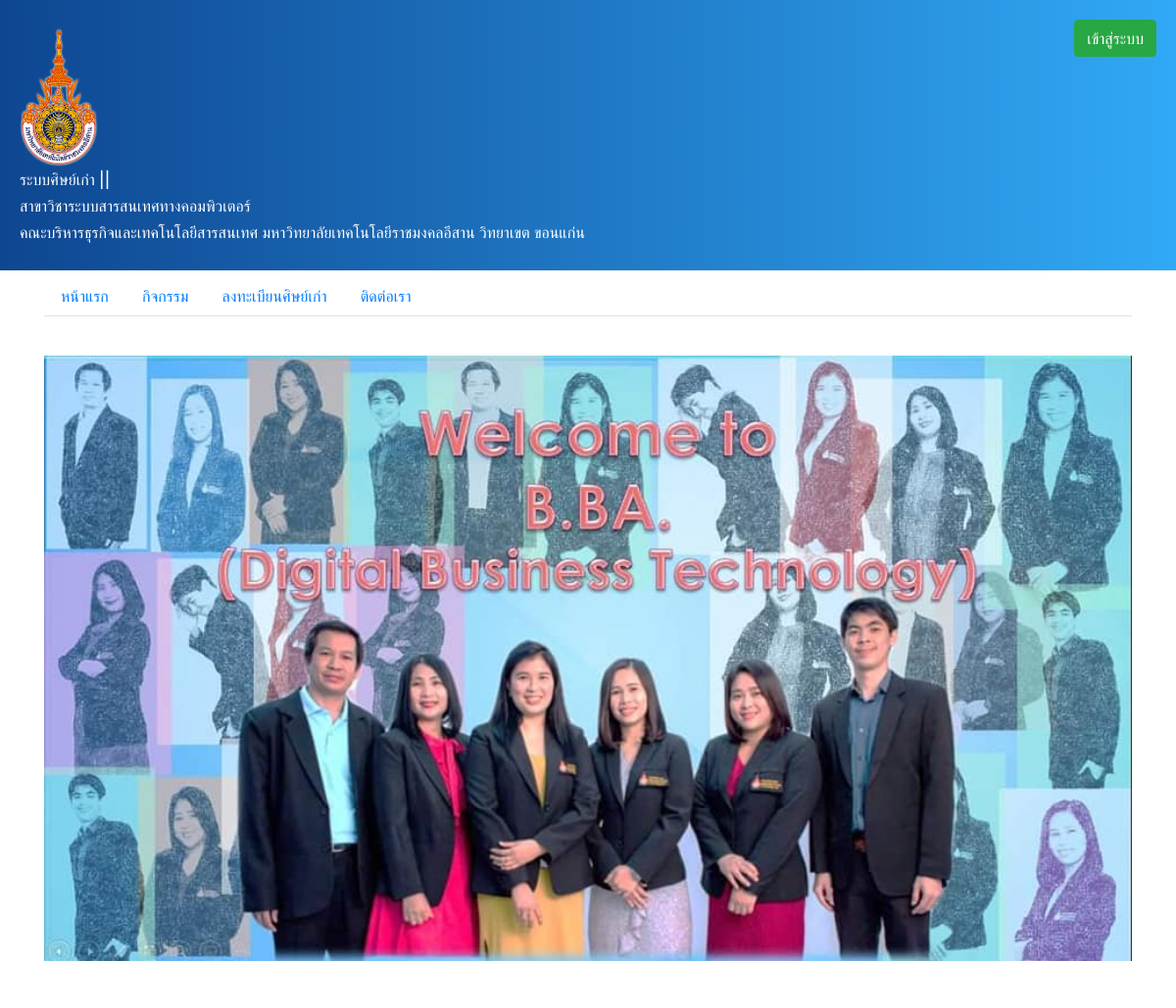
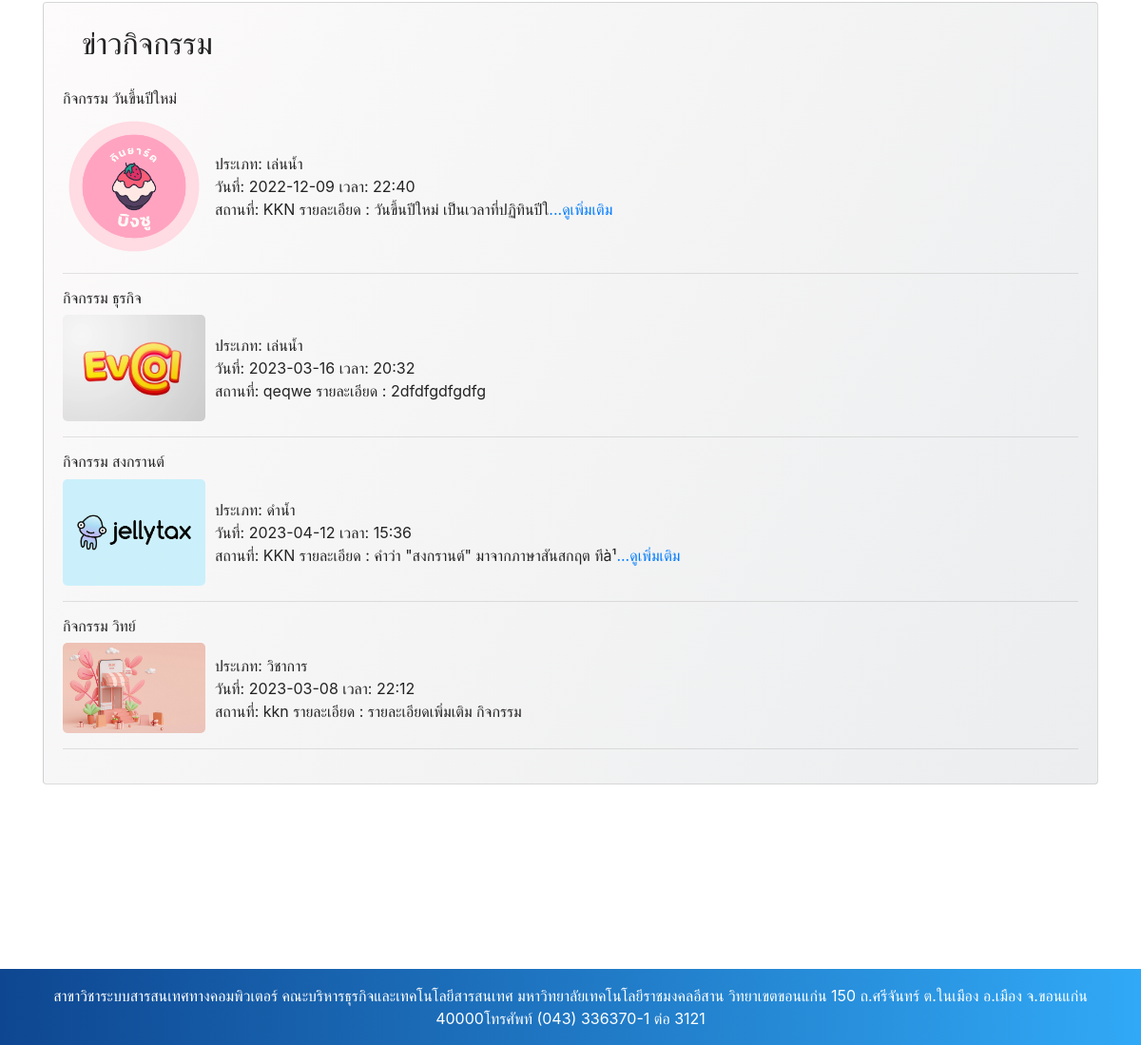
/index_news.php, run on the app's committed database (2 pictures, top to bottom).
### tables this page shows
CREATE TABLE `event_list` (
  `event_list_id` varchar(25) NOT NULL,
  `event_list_name` varchar(25) NOT NULL,
  `event_list_type` varchar(25) NOT NULL,
  `event_list_day` varchar(25) NOT NULL,
  `event_list_time` varchar(25) NOT NULL,
  `event_list_time_end` varchar(25) DEFAULT NULL,
  `event_list_loca` varchar(25) NOT NULL,
  `event_list_detali` text NOT NULL,
  `img_name` varchar(255) DEFAULT NULL,
  `charges` double DEFAULT '0',
  `create` timestamp NOT NULL DEFAULT CURRENT_TIMESTAMP ON UPDATE CURRENT_TIMESTAMP
);

CREATE TABLE `activity` (
  `activity_id` varchar(25) NOT NULL,
  `activity_name` varchar(25) NOT NULL
);

### index_news.php (the view, shortened to what this page needs)
<?php @session_start();
include 'config/conf.php';
try {
    $sql1 = "SELECT * FROM event_list  LEFT JOIN activity ON event_list.event_list_type = activity.activity_id ORDER BY `activity`.`activity_id` ASC";
    $query1 = $conn->prepare($sql1);
    $query1->execute();
} catch (\Exception $e) {
    echo "ไม่สามารถดึงข้อมูลได้: " . $e->getMessage();
}
?>
<!DOCTYPE html>
<html lang="en">
<head>
    <link rel="stylesheet" href="https://maxcdn.bootstrapcdn.com/bootstrap/4.5.2/css/bootstrap.min.css">
    <link href="pubilc/css/style_card.css" rel="stylesheet">
    <link href="pubilc/css/style_post.css" rel="stylesheet">
</head>
<body>
    <div class="container login" align=center>
    <img class="img-fluid" src="pubilc/image/06.jpg" width="1220" >
    </div>
    <div class="container login">
        <div class="card"><br>
            <h2>ข่าวกิจกรรม</h2>
            <div class="card-body">
                <?php
                if ($query1->rowCount() > 0) {
                    while ($data = $query1->fetch(PDO::FETCH_OBJ)) {
                        $detail = $data->event_list_detali;
                ?>
                        <h6> กิจกรรม <?php echo $data->event_list_name; ?></h6>
                        <label class="blue box ex5" for="long">
                            <img style="   border-radius: 5px;" src="pubilc/image/upload/<?= $data->img_name; ?>" width="150px" id="" name="">
                            <span class="coral item" style="padding: 10px;">
                                ประเภท: <?php echo $data->activity_name; ?><br>
                                วันที่: <?php echo $data->event_list_day; ?>
                                เวลา: <?php echo $data->event_list_time; ?><br>
                                สถานที่: <?php echo $data->event_list_loca; ?>
                                <?php
                                if (strlen($detail) > 100) {
                                    echo "รายละเอียด : " . substr($detail, 0, 100) . '<a href="news_activity.php?id=' . $data->event_list_id . '">...ดูเพิ่มเติม</a>';
                                } else {
                                    echo "รายละเอียด : " . $detail;
                                }
                                ?>
                            </span>
                        </label>
                        <hr>
                <?php }
                } ?>
            </div>
        </div>
    </div>
    <br>
    <br>
    <br>
    <br>
    <br>
    <br>
    <br>
    <br>
    <br>
    <br>
    <br>
</body>
</html>

### pubilc/css/style_post.css (style rules this page uses)
.login { margin-top: 2.5rem; padding-bottom: 10rem; max-width: 10%; }
.card { color: #242323; background-image: linear-gradient(120deg, #fdfbfb 0%, #ebedee 100%); }
h2 { margin-left: 2.5rem; }
* { box-sizing: border-box; }

### asset/index.css (style rules this page uses)
.ex5 { display: flex; align-items: center; }
.ex5>.item { flex-grow: 1; }

### index_news.php (style rules this page uses)
.login { padding-bottom: 10px !important; }

### data on the page
event_list: event_list_name "วันขึ้นปีใหม่", img_name (picture), activity.activity_name "เล่นน้ำ", event_list_day "2022-12-09", event_list_time "22:40", event_list_loca "KKN", event_list_detali "วันขึ้นปีใหม่ เป็นเวลาที่ปฏิทินปีใ"
event_list: event_list_name "ธุรกิจ", img_name (picture), activity.activity_name "เล่นน้ำ", event_list_day "2023-03-16", event_list_time "20:32", event_list_loca "qeqwe", event_list_detali "2dfdfgdfgdfg"
event_list: event_list_name "สงกรานต์", img_name (picture), activity.activity_name "ดำน้ำ", event_list_day "2023-04-12", event_list_time "15:36", event_list_loca "KKN", event_list_detali "คำว่า \"สงกรานต์\" มาจากภาษาสันสกฤต ทีà¹"
event_list: event_list_name "วิทย์", img_name (picture), activity.activity_name "วิชาการ", event_list_day "2023-03-08", event_list_time "22:12", event_list_loca "kkn", event_list_detali "รายละเอียดเพิ่มเติม กิจกรรม"
